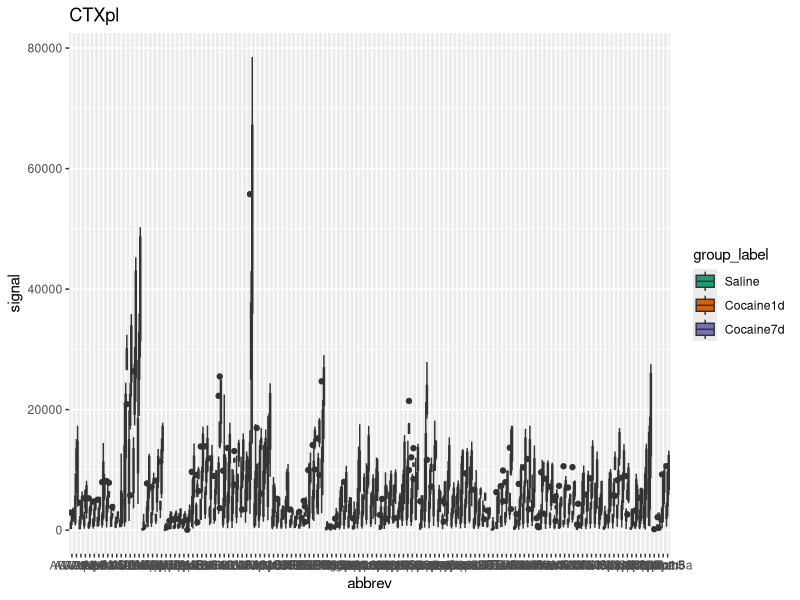
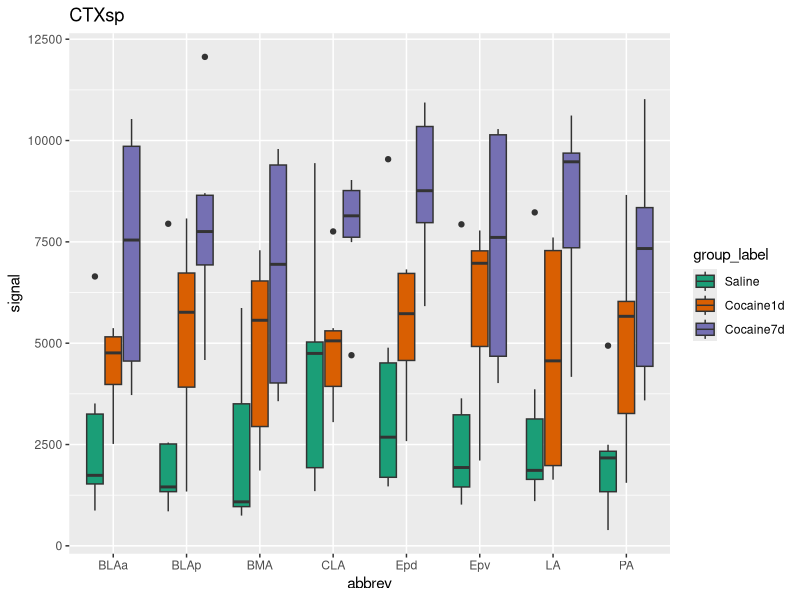
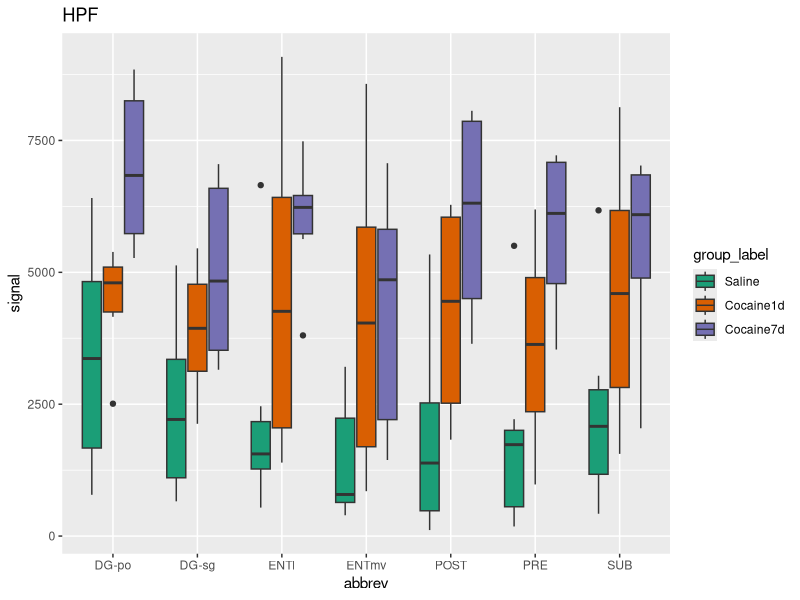
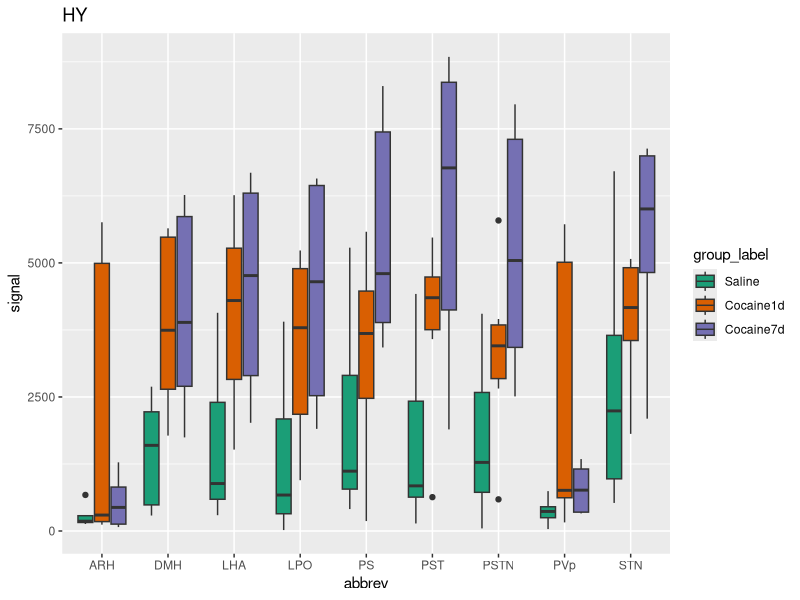
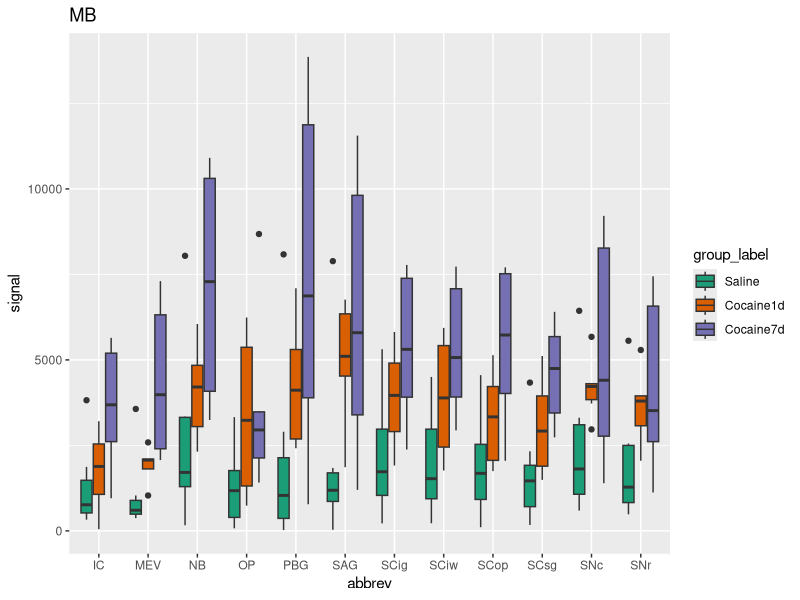
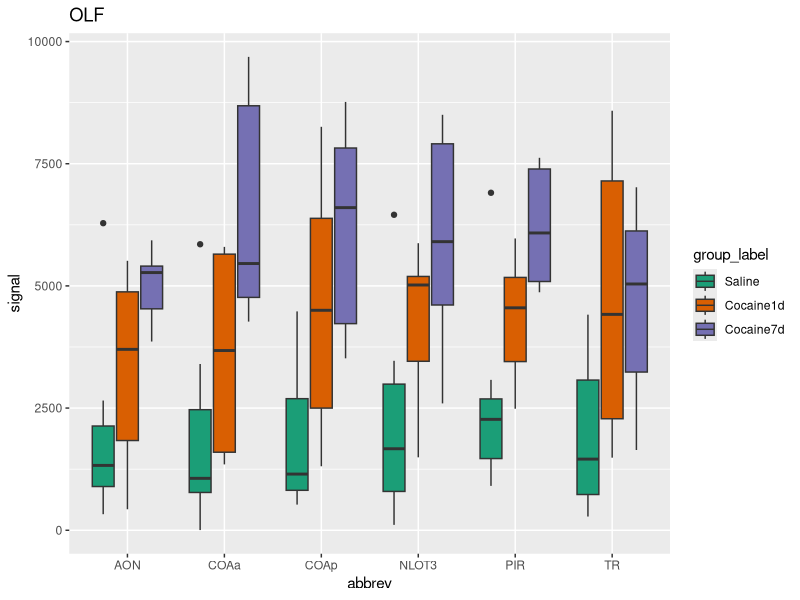
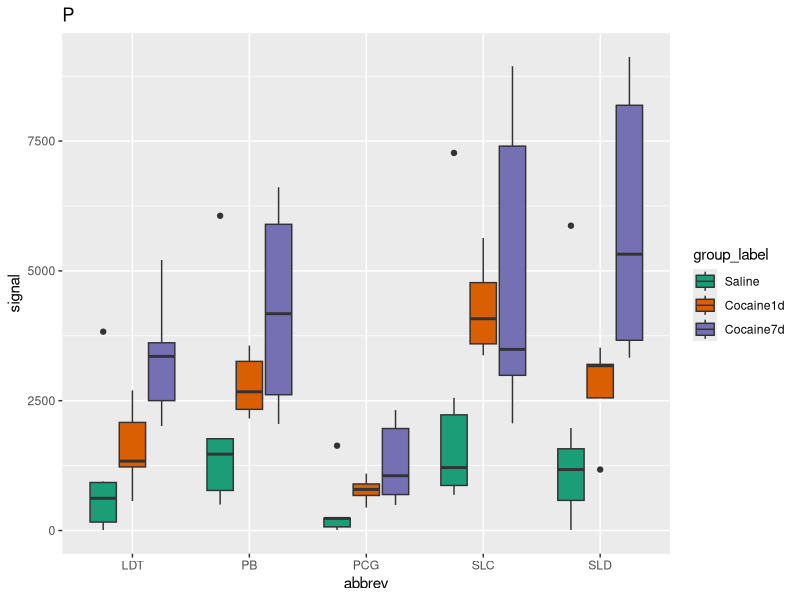
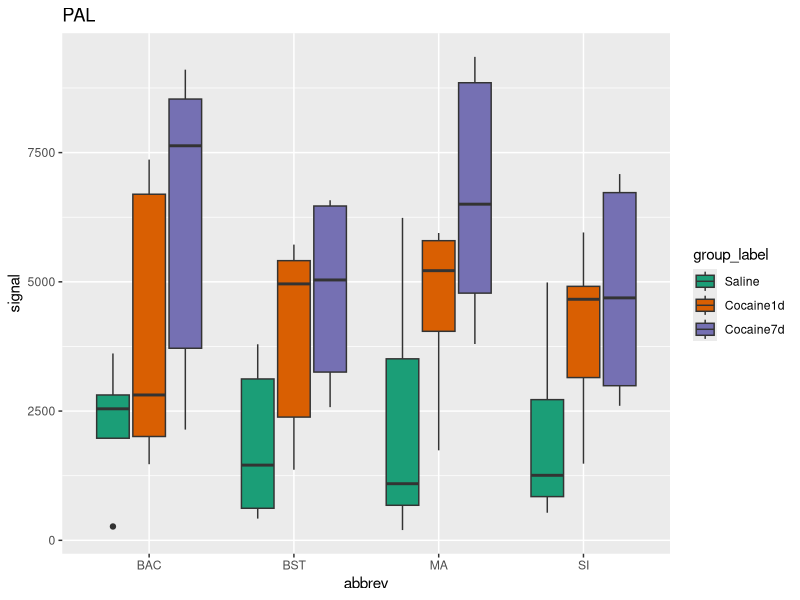

These figures' R source, in order:
## ---- chunk 1
knitr::opts_chunk$set(echo = TRUE)
library(tidyverse)
library(MASS)
library(multcomp) #for glht - general linear hypothesis test
library(rstatix) #for multiple comparison correction

## ---- chunk 2
categories<-read_csv("files/ALL_Lukasz-kategorie.csv", show_col_types = FALSE) %>%   mutate(category=as.factor(category))
addictive<- read_csv("files/addictive_data.csv", col_types="cdff") %>% left_join(categories )
natural<-  read_csv("files/natural_data.csv", col_types="cdff") %>% left_join(categories )
## ---- chunk 3
suppressWarnings(nb.addictive<-  addictive %>% 
  group_by(abbrev) %>%
  group_modify(~ broom::tidy(glm.nb(signal~group_label, data=.x))))
nb.addictive.wyniki<-nb.addictive %>% 
    mutate(term=gsub("group_label", "", term)) %>%
    filter(term != "(Intercept)")
## ---- chunk 4
suppressWarnings(nb.natural<-  natural %>% 
  group_by(abbrev) %>%
  group_modify(~ broom::tidy(glm.nb(signal~group_label, data=.x))))
nb.natural.wyniki<-nb.natural %>%
      mutate(term=gsub("group_label", "", term)) %>%
      filter(term != "(Intercept)")
## ---- chunk 5
suppressWarnings(addictive.D.test<-  addictive %>% 
  group_by(abbrev) %>%
  group_modify(~ broom::tidy(multcomp::glht(glm.nb(signal~group_label, data=.x),
                     linfct = mcp(group_label = "Dunnett"),alternative = "greater")) #choice of two-sided causes p to double.
               ) %>%  mutate(null.value=NULL, term=NULL) 
)

addictive.with.D<-nb.addictive.wyniki %>%
  mutate(estimate=NULL, std.error=NULL, statistic=NULL) %>%
 left_join(addictive.D.test %>% 
             mutate(term=gsub(" - Saline", "", contrast), .keep="unused") %>% 
             mutate(estimate=NULL, std.error=NULL, statistic=NULL),
           by=c("abbrev", "term"))
## ---- chunk 6
suppressWarnings(natural.D.test<-  natural %>% 
  group_by(abbrev) %>%
  group_modify(~ broom::tidy(multcomp::glht(glm.nb(signal~group_label, data=.x),
                     linfct = mcp(group_label = "Dunnett"),alternative = "greater")) #choice of two-sided causes p to double.
               ) %>%  mutate(null.value=NULL, term=NULL) 
)

natural.with.D<-nb.natural.wyniki %>%
  mutate(estimate=NULL, std.error=NULL, statistic=NULL) %>%
 left_join(natural.D.test %>% 
             mutate(term=gsub(" - Water", "", contrast), .keep="unused") %>% 
             mutate(estimate=NULL, std.error=NULL, statistic=NULL),
           by=c("abbrev", "term"))
## ---- chunk 7
addictive.with.fdr<-addictive.with.D %>% 
  left_join(categories ) %>% 
  relocate(category, .after=abbrev) %>%
  group_by(term) %>%
  rstatix::adjust_pvalue(p.col = "adj.p.value", output.col="p.fdr", method="fdr") %>%
  relocate(term, .after=category) 

natural.with.fdr<-natural.with.D %>% 
  left_join(categories )%>% 
  relocate(category, .after=abbrev) %>%
  group_by(term) %>%
  rstatix::adjust_pvalue(p.col = "adj.p.value", output.col="p.fdr", method="fdr") %>%
  relocate(term, .after=category) 
## ---- chunk 8
write.csv(addictive.with.fdr, "files/addictive_data_binomial.csv", row.names=F)
write.csv(natural.with.fdr,"files/natural_data_binomial.csv",  row.names=F)
## ---- chunk 9
boxplots.a<-addictive %>%
  filter(abbrev %in% (addictive.with.fdr %>% filter(p.fdr<=0.05) %>% pull(abbrev)))  %>% 
  group_by(category) %>%
  group_map(
    ~ggplot(data = .x, aes(x=abbrev, y=signal)) + 
      geom_boxplot(aes(fill=group_label))+
      scale_fill_brewer(palette = "Dark2") +
      labs(title=.y$category))
print(boxplots.a)
## ---- chunk 10
boxplots.n<-natural %>%
  filter(abbrev %in% (natural.with.fdr %>% filter(p.fdr<=0.05) %>% pull(abbrev)))  %>% 
  group_by(category) %>%
  group_map(~ggplot(data = .x, aes(x=abbrev, y=signal)) + geom_boxplot(aes(fill=group_label))+
              scale_fill_brewer(palette = "Accent")+
              labs(title=.y$category))
print(boxplots.n)
